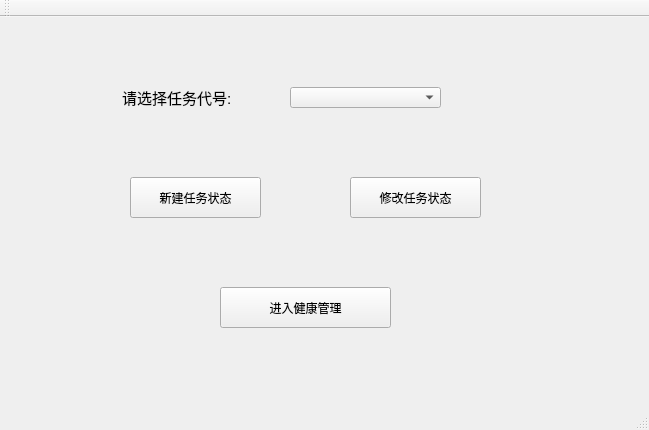
<?xml version="1.0" encoding="UTF-8"?>
<ui version="4.0">
 <class>FirstMainWindow</class>
 <widget class="QMainWindow" name="FirstMainWindow">
  <property name="geometry">
   <rect>
    <x>0</x>
    <y>0</y>
    <width>649</width>
    <height>430</height>
   </rect>
  </property>
  <property name="minimumSize">
   <size>
    <width>649</width>
    <height>430</height>
   </size>
  </property>
  <property name="maximumSize">
   <size>
    <width>649</width>
    <height>430</height>
   </size>
  </property>
  <property name="windowTitle">
   <string>FirstMainWindow</string>
  </property>
  <property name="styleSheet">
   <string notr="true">
</string>
  </property>
  <widget class="QWidget" name="centralWidget">
   <widget class="QWidget" name="widget" native="true">
    <property name="geometry">
     <rect>
      <x>70</x>
      <y>50</y>
      <width>511</width>
      <height>61</height>
     </rect>
    </property>
    <widget class="QLabel" name="label">
     <property name="geometry">
      <rect>
       <x>52</x>
       <y>20</y>
       <width>151</width>
       <height>20</height>
      </rect>
     </property>
     <property name="font">
      <font>
       <pointsize>11</pointsize>
      </font>
     </property>
     <property name="text">
      <string>请选择任务代号:</string>
     </property>
    </widget>
    <widget class="QComboBox" name="comboBox">
     <property name="geometry">
      <rect>
       <x>220</x>
       <y>20</y>
       <width>151</width>
       <height>21</height>
      </rect>
     </property>
     <property name="sizePolicy">
      <sizepolicy hsizetype="Preferred" vsizetype="Fixed">
       <horstretch>0</horstretch>
       <verstretch>0</verstretch>
      </sizepolicy>
     </property>
    </widget>
   </widget>
   <widget class="QWidget" name="widget_2" native="true">
    <property name="geometry">
     <rect>
      <x>70</x>
      <y>140</y>
      <width>561</width>
      <height>81</height>
     </rect>
    </property>
    <widget class="QPushButton" name="NewTaskStatePushButton">
     <property name="geometry">
      <rect>
       <x>60</x>
       <y>20</y>
       <width>131</width>
       <height>41</height>
      </rect>
     </property>
     <property name="text">
      <string>新建任务状态</string>
     </property>
    </widget>
    <widget class="QPushButton" name="ModifyTaskStatePushButton">
     <property name="geometry">
      <rect>
       <x>280</x>
       <y>20</y>
       <width>131</width>
       <height>41</height>
      </rect>
     </property>
     <property name="text">
      <string>修改任务状态</string>
     </property>
    </widget>
   </widget>
   <widget class="QWidget" name="widget_3" native="true">
    <property name="geometry">
     <rect>
      <x>40</x>
      <y>250</y>
      <width>561</width>
      <height>81</height>
     </rect>
    </property>
    <widget class="QPushButton" name="EnterManageSystemPushButton">
     <property name="geometry">
      <rect>
       <x>180</x>
       <y>20</y>
       <width>171</width>
       <height>41</height>
      </rect>
     </property>
     <property name="text">
      <string>进入健康管理</string>
     </property>
    </widget>
   </widget>
  </widget>
  <widget class="QMenuBar" name="menuBar">
   <property name="geometry">
    <rect>
     <x>0</x>
     <y>0</y>
     <width>649</width>
     <height>26</height>
    </rect>
   </property>
  </widget>
  <widget class="QToolBar" name="mainToolBar">
   <attribute name="toolBarArea">
    <enum>TopToolBarArea</enum>
   </attribute>
   <attribute name="toolBarBreak">
    <bool>false</bool>
   </attribute>
  </widget>
  <widget class="QStatusBar" name="statusBar"/>
 </widget>
 <layoutdefault spacing="6" margin="11"/>
 <resources/>
 <connections/>
</ui>
